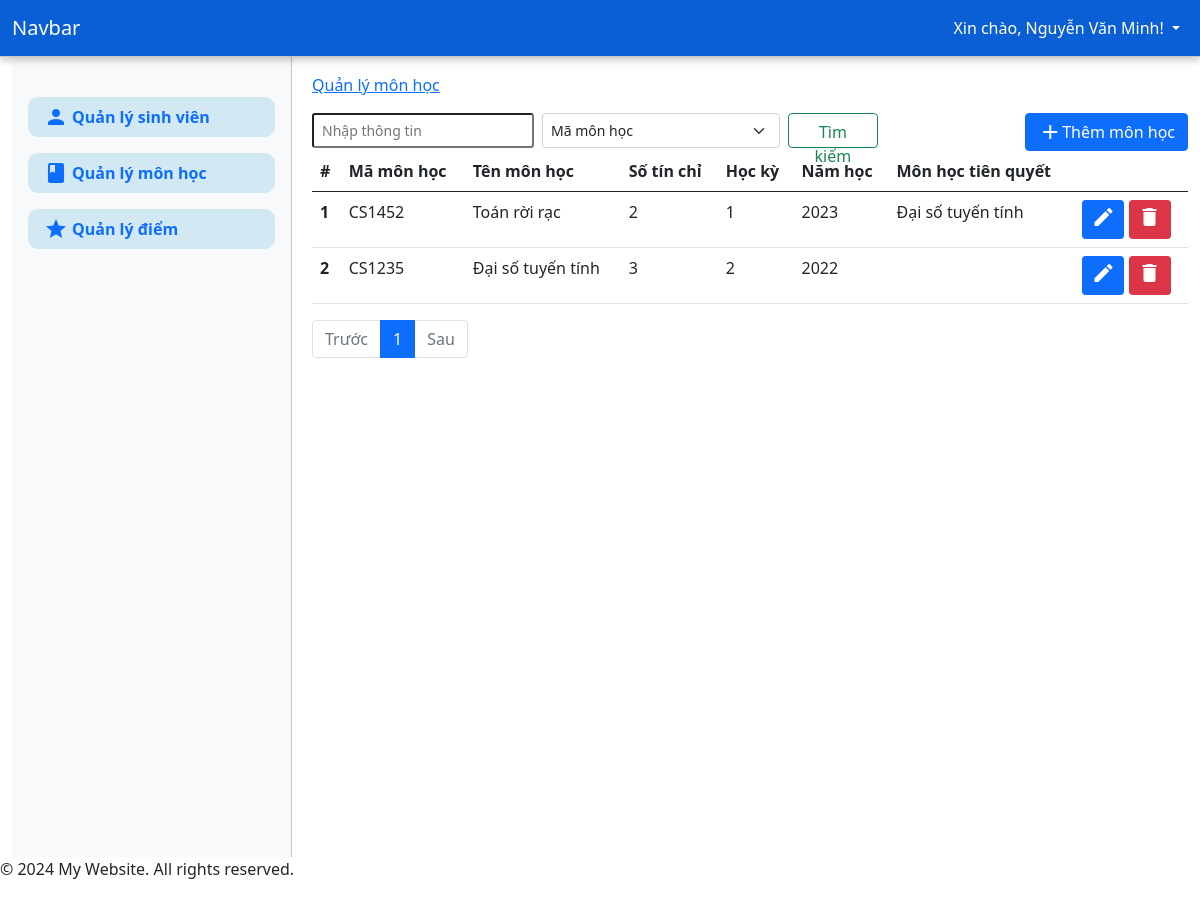
Page /?page=courses (signed in) on the committed database.
### tables this page shows
CREATE TABLE `courses` (
  `id` int(11) NOT NULL,
  `course_code` varchar(50) NOT NULL,
  `course_name` varchar(255) NOT NULL,
  `credits` int(11) NOT NULL,
  `semester` int(11) DEFAULT NULL,
  `year` int(11) DEFAULT NULL,
  `pre_course` int(11) DEFAULT NULL
);

### app/controller/CourseController.php (called while the page is built, shortened)
<?php
class CourseController
{
    private $conn;
    public function __construct($conn)
    {
        $this->conn = $conn;
    }
    public function index($limit, $offset)
    {
        $query = "SELECT c.*, pre_c.course_name AS pre_course_name FROM courses c LEFT JOIN courses pre_c ON c.pre_course = pre_c.id".(($limit !== null && $offset !== null)?" LIMIT $limit OFFSET $offset":"");
        $result = mysqli_query($this->conn, $query);
        $courses = mysqli_fetch_all($result, MYSQLI_ASSOC);
        return $courses;
    }
    public function count()
    {
        $query = "SELECT COUNT(*) as total FROM courses";
        $result = mysqli_query($this->conn, $query);
        $row = mysqli_fetch_assoc($result);
        return $row['total'];
    }
}

### app/views/pages/courses.php (the view, shortened to what this page needs)
<?php
require_once "app/controller/CourseController.php";
$courseController = new CourseController($conn);
$page = isset($_GET['num']) ? (int)$_GET['num'] : 1;
$page = max($page, 1);
$limit = 10;
$offset = ($page - 1) * $limit;
$search = isset($_POST['search']) ? $_POST['search'] : '';
$search_by = isset($_POST['search_by']) ? $_POST['search_by'] : '';
if ($search && $search_by) {
    $courses = $courseController->search($search, $search_by);
    $total_courses = count($courses);
    $total_pages = 1;
} else {
    $courses = $courseController->index($limit, $offset);
    $total_courses = $courseController->count();
    $total_pages = ceil($total_courses / $limit);
}
?>
<nav aria-label="Page navigation example">
    <form class="d-flex float-start" method="post" style="height: 35px;">
        <input class="form-control-sm me-2" name="search" type="search" placeholder="Nhập thông tin" aria-label="Search" required>
        <select class="form-select form-select-sm me-2" name="search_by">
            <option value="course_code" selected>Mã môn học</option>
        </select>
        <button class="btn btn-outline-success" type="submit" style="width:200px;">Tìm kiếm</button>
    </form>
    <button type="button" class="btn btn-primary float-end d-flex align-items-center" data-bs-toggle="modal" data-bs-target="#addCourseModal"><i class="material-icons">add</i> Thêm môn học</button>
    <table class="table">
        <thead>
            <tr>
                <th scope="col">#</th>
                <th scope="col">Mã môn học</th>
                <th scope="col">Tên môn học</th>
                <th scope="col">Số tín chỉ</th>
                <th scope="col">Học kỳ</th>
                <th scope="col">Năm học</th>
                <th scope="col">Môn học tiên quyết</th>
                <th scope="col"></th>
            </tr>
        </thead>
        <tbody>
            <?php foreach ($courses as $index => $course): ?>
                <tr>
                    <th scope="row"><?php echo $index + 1; ?></th>
                    <td><?php echo htmlspecialchars($course['course_code']); ?></td>
                    <td><?php echo htmlspecialchars($course['course_name']); ?></td>
                    <td><?php echo htmlspecialchars($course['credits']); ?></td>
                    <td><?php echo htmlspecialchars($course['semester']); ?></td>
                    <td><?php echo htmlspecialchars($course['year']); ?></td>
                    <td><?php echo htmlspecialchars($course['pre_course_name']); ?></td>
                    <td>
                        <button class="btn btn-primary btn-sm" data-bs-toggle="modal" data-bs-target="#editCourseModal"
                            data-id="<?php echo $course['id']; ?>"
                            data-course_code="<?php echo htmlspecialchars($course['course_code']); ?>"
                            data-course_name="<?php echo htmlspecialchars($course['course_name']); ?>"
                            data-credits="<?php echo htmlspecialchars($course['credits']); ?>"
                            data-semester="<?php echo htmlspecialchars($course['semester']); ?>"
                            data-year="<?php echo htmlspecialchars($course['year']); ?>"
                            data-pre_course="<?php echo htmlspecialchars($course['pre_course']); ?>">
                            <i class="material-icons">edit</i>
                        </button>
                        <form action="app/controller/CourseController.php" method="POST" style="display:inline;">
                            <button type="submit" class="btn btn-danger btn-sm"><i class="material-icons">delete</i></button>
                        </form>
                    </td>
                </tr>
            <?php endforeach; ?>
        </tbody>
    </table>
    <ul class="pagination">
        <li class="page-item <?php if ($page <= 1) echo 'disabled'; ?>">
            <a class="page-link" href="?page=courses&num=<?php echo $page - 1; ?>">Trước</a>
        </li>
        <?php for ($i = 1; $i <= $total_pages; $i++): ?>
            <li class="page-item <?php if ($page == $i) echo 'active'; ?>">
                <a class="page-link" href="?page=courses&num=<?php echo $i; ?>"><?php echo $i; ?></a>
            </li>
        <?php endfor; ?>
        <li class="page-item <?php if ($page >= $total_pages) echo 'disabled'; ?>">
            <a class="page-link" href="?page=courses&num=<?php echo $page + 1; ?>">Sau</a>
        </li>
    </ul>
</nav>

### rows in the picture
courses: course_code "CS1452", course_name "Toán rời rạc", credits "2", semester "1", year "2023", pre_course.course_name "Đại số tuyến tính"
courses: course_code "CS1235", course_name "Đại số tuyến tính", credits "3", semester "2", year "2022"

### other values in the picture
$_SESSION['auth_user']['username'] "Nguyễn Văn Minh"
$page_titles[$_GET['page']] "Quản lý môn học"
